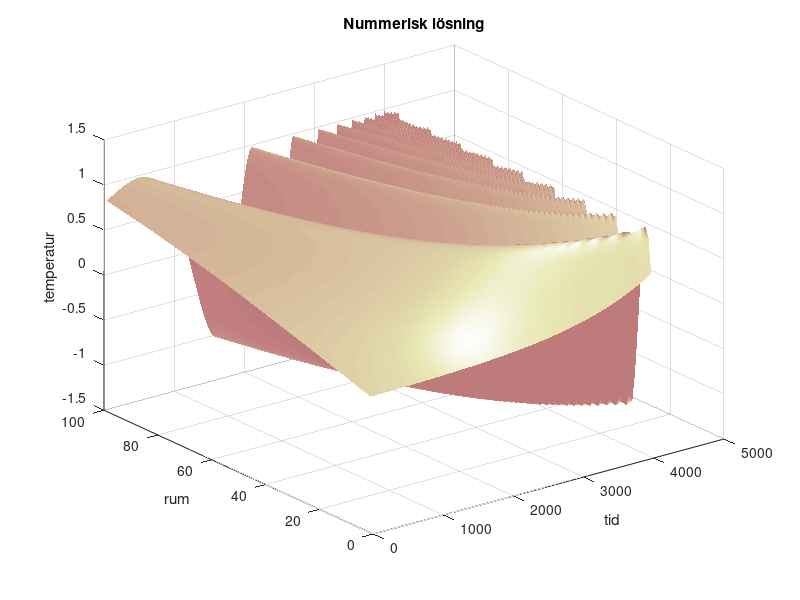

Recreate this plot in MATLAB.
%% P2A U4f
% Analysera strukturen vid senare tidssteg
clearvars, clc, close all

% Parametrar
D    = 1;
T_L  = @(t)   0; 
T_R  = @(t)   sin(exp(t));
F    = @(x,t) exp(t).*x.*cos(exp(t).*x) + exp(2*t).*sin(exp(t).*x);
U0   = @(x)   sin(x);
W    = @(x,t) sin(exp(t).*x);

% Diskretisering av tid
dt     = 10^-3;
T_slut = 4;
T      = 0:dt:T_slut;

% Diskretisering av rum
N      = 100;
x0     = 0;
xN     = 1;
dx     = (xN - x0) / N;
x      = linspace(x0, xN, N+1);
xi     = x(2:end-1)';

% Matris
sigma = (dt * D) / (2 * dx^2);
A     = diag( 1+2*sigma * ones(N-1, 1)) ...  % Center
      + diag( -sigma * ones(N-2, 1), 1) ...  % Off-Center
      + diag( -sigma * ones(N-2, 1), -1);    % Off-Center

B     = diag( 1-2*sigma * ones(N-1, 1)) ...  % Center
      + diag( +sigma * ones(N-2, 1), 1) ...  % Off-Center
      + diag( +sigma * ones(N-2, 1), -1);    % Off-Center

% Nummerisk lösning
U = zeros(length(xi), length(T));   % Allokera minne
U(:, 1) = U0(xi);                   % Begynnelse villkor

for i = 1:length(T)-1
    f1 = F(xi, T(i));
    f2 = F(xi, T(i+1));

    HL = B * U(:,i) + (dt/2) * (f1 + f2);

    HL(1) = HL(1) + sigma*( T_L(T(i)) + T_L(T(i+1)) );
    HL(end) = HL(end) + sigma*( T_R(T(i)) + T_R(T(i+1)) );
    
    U(:, i+1) = A \ HL;
end

% Analytisk lösning
w = W(xi, T);

% Felet
r = abs(w(:, end) - U(:, end));
max(r)

% Resultat
surfl(U)
colormap(pink)
shading interp
title("Nummerisk lösning")
xlabel("tid")
ylabel("rum")
zlabel("temperatur")
